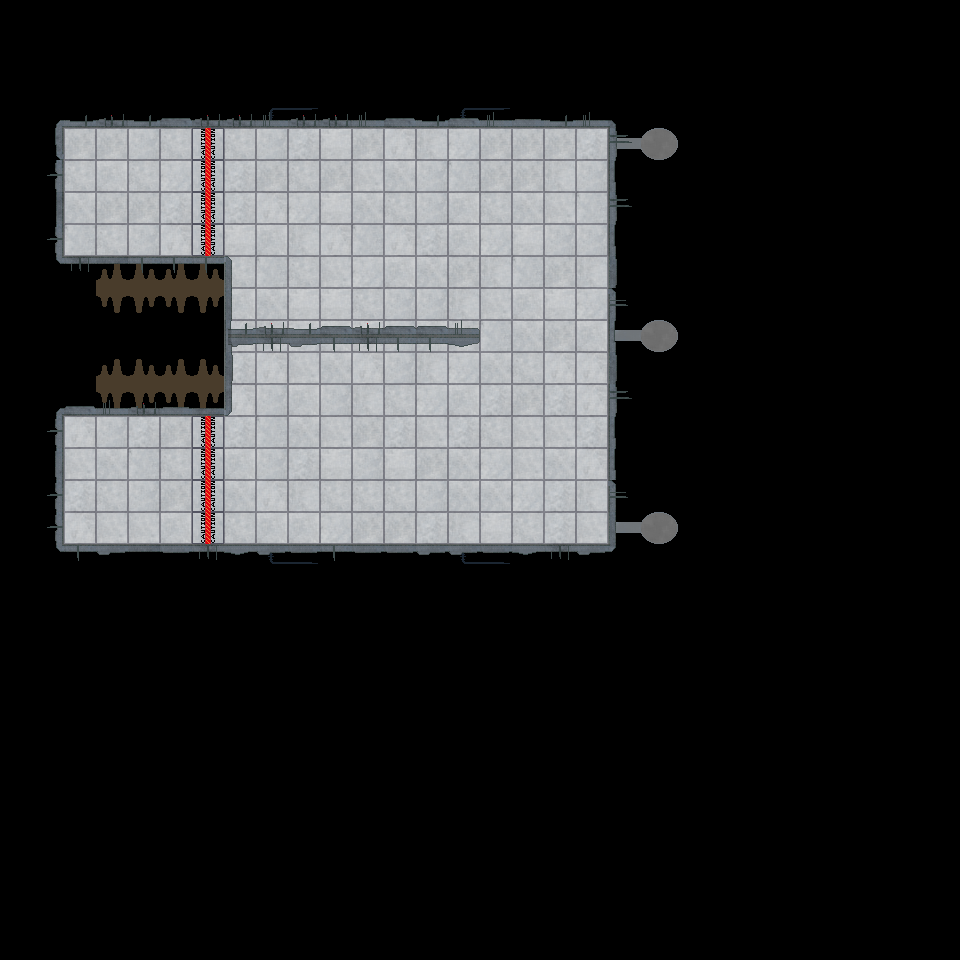

A 2D game scene composited from a Tiled map and its tileset images. What follows is a short description and the map's XML, with every tile layer's data as written:
An orthogonal 30x30 tile map with 32x32 px tiles, 2 tile layers (Floor, Tile Layer 1), 3 tilesets.

<map version="1.0" tiledversion="1.1.6" orientation="orthogonal" renderorder="right-down" width="30" height="30" tilewidth="32" tileheight="32" infinite="0" nextobjectid="1">
 <tileset firstgid="1" source="Tileset1.tsx" />
 <tileset firstgid="101" source="Walls and Exterior.tsx" />
 <tileset firstgid="201" source="Detail.tsx" />
 <layer name="Floor" width="30" height="30">
  <data encoding="csv">
0,0,0,0,0,0,0,0,0,0,0,0,0,0,0,0,0,0,0,0,0,0,0,0,0,0,0,0,0,0,
0,0,0,0,0,0,0,0,0,0,0,0,0,0,0,0,0,0,0,0,0,0,0,0,0,0,0,0,0,0,
0,0,0,0,0,0,0,0,0,0,0,0,0,0,0,0,0,0,0,0,0,0,0,0,0,0,0,0,0,0,
0,0,0,0,0,0,0,0,217,218,0,0,0,0,217,218,0,0,0,0,0,0,0,0,0,0,0,0,0,0,
0,0,167,167,166,177,150,177,166,169,158,167,179,178,156,167,167,167,169,272,273,274,0,0,0,0,0,0,0,0,
0,0,177,159,177,156,150,169,167,177,167,168,157,166,176,167,167,178,166,0,0,0,0,0,0,0,0,0,0,0,
0,0,157,167,167,169,150,169,179,156,158,157,177,166,159,177,157,168,176,0,0,0,0,0,0,0,0,0,0,0,
0,0,176,177,166,179,150,158,159,178,179,176,179,169,159,156,158,166,166,0,0,0,0,0,0,0,0,0,0,0,
0,0,0,228,229,228,229,177,176,177,168,156,159,157,167,178,176,167,178,0,0,0,0,0,0,0,0,0,0,0,
0,0,0,238,239,238,239,159,157,158,158,177,166,166,178,168,159,158,156,0,0,0,0,0,0,0,0,0,0,0,
0,0,0,0,0,0,0,179,178,156,159,158,166,157,167,176,157,167,159,272,273,274,0,0,0,0,0,0,0,0,
0,0,0,228,229,228,229,169,179,168,157,179,166,178,156,157,177,179,179,0,0,0,0,0,0,0,0,0,0,0,
0,0,0,238,239,238,239,179,166,159,166,178,177,156,159,169,167,169,179,0,0,0,0,0,0,0,0,0,0,0,
0,0,179,166,169,167,150,169,176,157,168,167,169,168,169,177,168,168,169,0,0,0,0,0,0,0,0,0,0,0,
0,0,168,157,176,177,150,159,166,169,158,166,158,167,157,156,168,157,179,0,0,0,0,0,0,0,0,0,0,0,
0,0,169,177,166,167,150,157,179,178,177,177,177,166,157,157,156,169,178,0,0,0,0,0,0,0,0,0,0,0,
0,0,179,168,168,159,150,177,159,159,156,167,167,169,178,158,177,169,168,272,273,274,0,0,0,0,0,0,0,0,
0,0,0,0,0,0,0,0,207,208,0,0,0,0,207,208,0,0,0,0,0,0,0,0,0,0,0,0,0,0,
0,0,0,0,0,0,0,0,0,0,0,0,0,0,0,0,0,0,0,0,0,0,0,0,0,0,0,0,0,0,
0,0,0,0,0,0,0,0,0,0,0,0,0,0,0,0,0,0,0,0,0,0,0,0,0,0,0,0,0,0,
0,0,0,0,0,0,0,0,0,0,0,0,0,0,0,0,0,0,0,0,0,0,0,0,0,0,0,0,0,0,
0,0,0,0,0,0,0,0,0,0,0,0,0,0,0,0,0,0,0,0,0,0,0,0,0,0,0,0,0,0,
0,0,0,0,0,0,0,0,0,0,0,0,0,0,0,0,0,0,0,0,0,0,0,0,0,0,0,0,0,0,
0,0,0,0,0,0,0,0,0,0,0,0,0,0,0,0,0,0,0,0,0,0,0,0,0,0,0,0,0,0,
0,0,0,0,0,0,0,0,0,0,0,0,0,0,0,0,0,0,0,0,0,0,0,0,0,0,0,0,0,0,
0,0,0,0,0,0,0,0,0,0,0,0,0,0,0,0,0,0,0,0,0,0,0,0,0,0,0,0,0,0,
0,0,0,0,0,0,0,0,0,0,0,0,0,0,0,0,0,0,0,0,0,0,0,0,0,0,0,0,0,0,
0,0,0,0,0,0,0,0,0,0,0,0,0,0,0,0,0,0,0,0,0,0,0,0,0,0,0,0,0,0,
0,0,0,0,0,0,0,0,0,0,0,0,0,0,0,0,0,0,0,0,0,0,0,0,0,0,0,0,0,0,
0,0,0,0,0,0,0,0,0,0,0,0,0,0,0,0,0,0,0,0,0,0,0,0,0,0,0,0,0,0
</data>
 </layer>
 <layer name="Tile Layer 1" width="30" height="30">
  <data encoding="csv">
0,0,0,0,0,0,0,0,0,0,0,0,0,0,0,0,0,0,0,0,0,0,0,0,0,0,0,0,0,0,
0,0,0,0,0,0,0,0,0,0,0,0,0,0,0,0,0,0,0,0,0,0,0,0,0,0,0,0,0,0,
0,0,0,0,0,0,0,0,0,0,0,0,0,0,0,0,0,0,0,0,0,0,0,0,0,0,0,0,0,0,
0,137,118,116,118,117,116,116,119,116,116,119,117,118,117,119,107,118,119,136,0,0,0,0,0,0,0,0,0,0,
0,144,0,0,0,0,0,0,0,0,3,0,0,0,0,0,0,0,0,135,0,0,0,0,0,0,0,0,0,0,
0,134,0,0,0,0,0,0,0,0,3,0,0,0,0,0,0,0,0,125,0,0,0,0,0,0,0,0,0,0,
0,122,0,0,0,0,0,0,0,0,3,12,12,0,0,0,0,0,0,135,0,0,0,0,0,0,0,0,0,0,
0,134,0,0,0,0,0,0,0,0,3,12,12,0,0,0,0,0,0,125,0,0,0,0,0,0,0,0,0,0,
0,147,126,103,127,127,127,111,0,0,3,0,0,0,0,0,0,0,0,131,0,0,0,0,0,0,0,0,0,0,
0,0,0,0,0,0,0,121,0,0,3,0,0,0,0,0,0,0,0,115,0,0,0,0,0,0,0,0,0,0,
0,0,0,0,0,0,0,194,195,197,196,195,196,196,198,0,0,0,0,125,0,0,0,0,0,0,0,0,0,0,
0,0,0,0,0,0,0,131,0,0,3,0,0,0,0,0,0,0,0,131,0,0,0,0,0,0,0,0,0,0,
0,137,117,119,116,107,108,141,0,0,3,0,0,0,0,0,0,0,0,135,0,0,0,0,0,0,0,0,0,0,
0,134,0,0,0,0,0,0,0,0,0,12,12,0,0,0,0,0,0,125,0,0,0,0,0,0,0,0,0,0,
0,132,0,0,0,0,0,0,0,0,0,12,12,0,0,0,0,0,0,125,0,0,0,0,0,0,0,0,0,0,
0,134,0,0,0,0,0,0,0,0,0,0,0,0,0,0,0,0,0,115,0,0,0,0,0,0,0,0,0,0,
0,134,0,0,0,0,0,0,0,0,0,0,0,0,0,0,0,0,0,121,0,0,0,0,0,0,0,0,0,0,
0,147,127,128,103,102,126,129,128,102,127,102,102,128,128,102,129,126,128,146,0,0,0,0,0,0,0,0,0,0,
0,0,0,0,0,0,0,0,0,0,0,0,0,0,0,0,0,0,0,0,0,0,0,0,0,0,0,0,0,0,
0,0,0,0,0,0,0,0,0,0,0,0,0,0,0,0,0,0,0,0,0,0,0,0,0,0,0,0,0,0,
0,0,0,0,0,0,0,0,0,0,0,0,0,0,0,0,0,0,0,0,0,0,0,0,0,0,0,0,0,0,
0,0,0,0,0,0,0,0,0,0,0,0,0,0,0,0,0,0,0,0,0,0,0,0,0,0,0,0,0,0,
0,0,0,0,0,0,0,0,0,0,0,0,0,0,0,0,0,0,0,0,0,0,0,0,0,0,0,0,0,0,
0,0,0,0,0,0,0,0,0,0,0,0,0,0,0,0,0,0,0,0,0,0,0,0,0,0,0,0,0,0,
0,0,0,0,0,0,0,0,0,0,0,0,0,0,0,0,0,0,0,0,0,0,0,0,0,0,0,0,0,0,
0,0,0,0,0,0,0,0,0,0,0,0,0,0,0,0,0,0,0,0,0,0,0,0,0,0,0,0,0,0,
0,0,0,0,0,0,0,0,0,0,0,0,0,0,0,0,0,0,0,0,0,0,0,0,0,0,0,0,0,0,
0,0,0,0,0,0,0,0,0,0,0,0,0,0,0,0,0,0,0,0,0,0,0,0,0,0,0,0,0,0,
0,0,0,0,0,0,0,0,0,0,0,0,0,0,0,0,0,0,0,0,0,0,0,0,0,0,0,0,0,0,
0,0,0,0,0,0,0,0,0,0,0,0,0,0,0,0,0,0,0,0,0,0,0,0,0,0,0,0,0,0
</data>
 </layer>
</map>
